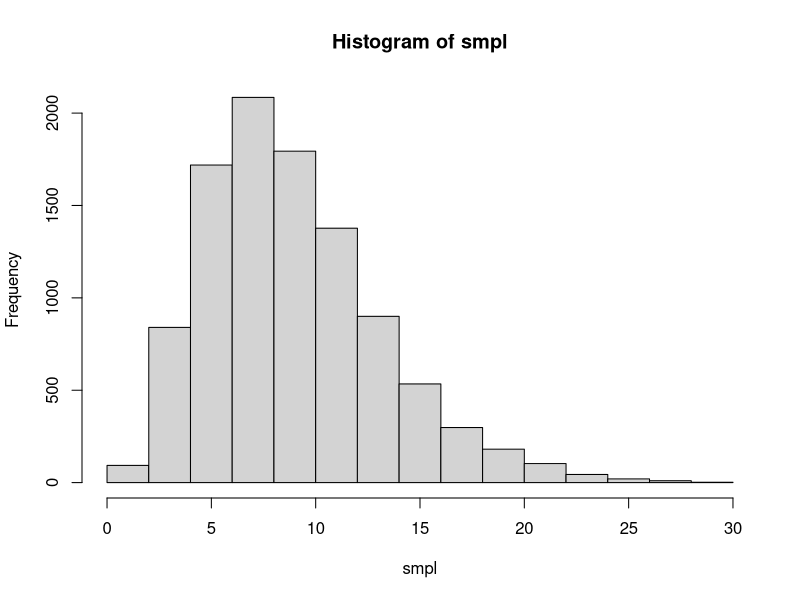

Here is the R script that generated this plot:
e <- matrix(0, 13)
n <- 6115
for(i in c(1:13)){
  e[i] <- n*dbinom(i-1, size = 12, prob = 0.5)
}

f <- c(7, 45, 181, 478, 829, 1112,1343, 1033, 670, 286, 104, 24, 3)
f[2] <- f[1]+f[2]
e[2] <- e[1]+e[2]
f[12] <- f[12]+f[13]
e[12] <- e[12]+e[13]
T_stat <- sum((e[2:12]-f[2:12])^2/e[2:12])

#Chi square dist with df=9
df <- 9
N <- 10000
smpl <- rchisq(N, df)
hist(smpl)

